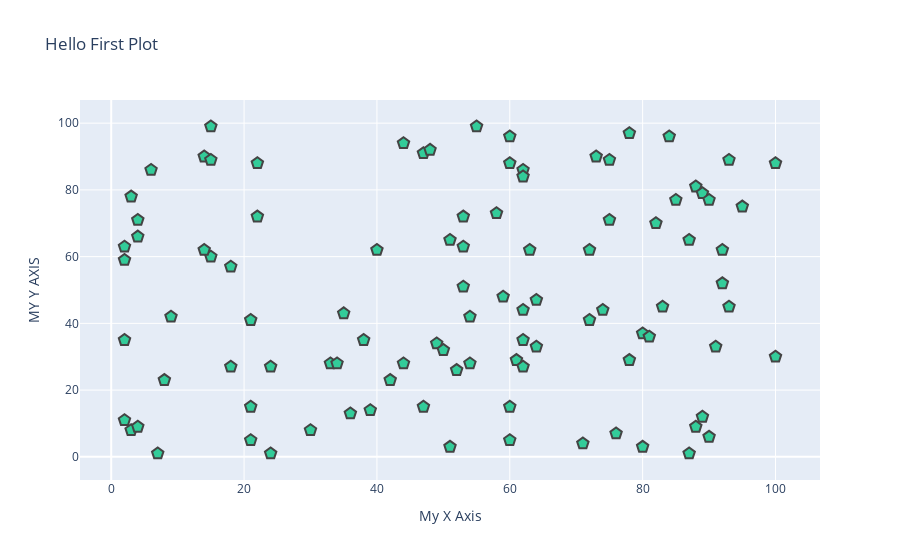

This figure's notebook cell:
### Code cell
# Change the markers 

data = [go.Scatter(x=random_x, y=random_y, mode='markers',
                   marker=dict(size=12,
                              color='rgb(51,204,153)',
                              symbol='pentagon',
                              line = {'width':2}
                              ))]

# Gives the labels, etc. Two apporaches for including a dictionary for x and y axis
# hovermode closest handles multiple points on same vertical 
layout = go.Layout(title='Hello First Plot',
                   xaxis={'title':'My X Axis'},
                   yaxis = dict(title='MY Y AXIS'),
                   hovermode='closest')

# Enter it into a fig
fig=go.Figure(data=data,layout=layout)

pyo.iplot(fig,filename='scatter.html')

### Figure 1 — Plotly figure (JSON) as saved in the notebook; plotly's stock layout.template omitted (floating-point values rounded to 4 significant figures)
{"data": [{"marker": {"color": "rgb(51,204,153)", "line": {"width": 2}, "size": 12, "symbol": "pentagon"}, "mode": "markers", "type": "scatter", "x": [52, 93, 15, 72, 61, 21, 83, 87, 75, 75, 88, 100, 24, 3, 22, 53, 2, 88, 30, 38, 2, 64, 60, 21, 33, 76, 58, 22, 89, 49, 91, 59, 42, 92, 60, 80, 15, 62, 62, 47, 62, 51, 55, 64, 3, 51, 7, 21, 73, 39, 18, 4, 89, 60, 14, 9, 90, 53, 2, 84, 92, 60, 71, 44, 8, 47, 35, 78, 81, 36, 50, 4, 2, 6, 54, 4, 54, 93, 63, 18, 90, 44, 34, 74, 62, 100, 14, 95, 48, 15, 72, 78, 87, 62, 40, 85, 80, 82, 53, 24], "y": [26, 89, 60, 41, 29, 15, 45, 65, 89, 71, 9, 88, 1, 8, 88, 63, 11, 81, 8, 35, 35, 33, 5, 41, 28, 7, 73, 72, 12, 34, 33, 48, 23, 62, 88, 37, 99, 44, 86, 91, 35, 65, 99, 47, 78, 3, 1, 5, 90, 14, 27, 9, 79, 15, 90, 42, 77, 51, 63, 96, 52, 96, 4, 94, 23, 15, 43, 29, 36, 13, 32, 71, 59, 86, 28, 66, 42, 45, 62, 57, 6, 28, 28, 44, 84, 30, 62, 75, 92, 89, 62, 97, 1, 27, 62, 77, 3, 70, 72, 27]}], "layout": {"hovermode": "closest", "title": {"text": "Hello First Plot"}, "xaxis": {"title": {"text": "My X Axis"}}, "yaxis": {"title": {"text": "MY Y AXIS"}}}}
